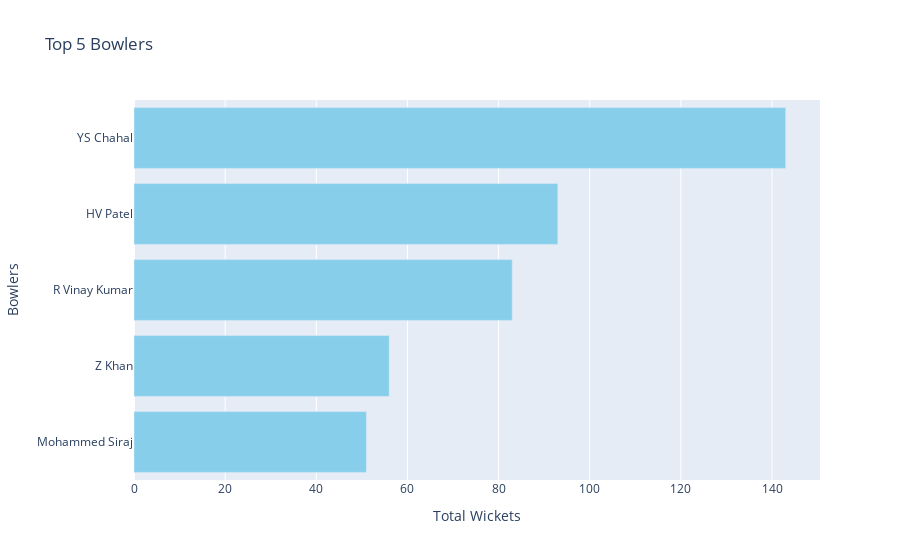

The cell this chart's notebook holds for it:
### Code cell
def top_bowlers(ball_data, match_data, team_name, season=None):
    ball_data = ball_data.merge(match_data[['ID', 'Season', 'Team1', 'Team2']], on='ID', how='left')
    ball_data['BowlingTeam'] = np.where(ball_data['BattingTeam'] != ball_data['Team1'], ball_data['Team1'], ball_data['Team2'])
    if season is not None:
        ball_data = ball_data[ball_data['Season'] == season]
    team_data = ball_data[ball_data['BowlingTeam'] == team_name]
    bowler_wickets = team_data.groupby('bowler')['isWicketDelivery'].sum().reset_index()
    bowler_wickets = bowler_wickets.sort_values(by='isWicketDelivery', ascending=False)
    top_5_bowlers = bowler_wickets.head(5)
    return top_5_bowlers

def plot_bowlers(bowlers_data):
    fig = go.Figure(go.Bar(
        x=bowlers_data['isWicketDelivery'],
        y=bowlers_data['bowler'],
        orientation='h',
        marker_color='skyblue'
    ))
    fig.update_layout(
        title='Top 5 Bowlers',
        xaxis_title='Total Wickets',
        yaxis_title='Bowlers',
        yaxis_categoryorder='total ascending'
    )
    return fig 

bowlers_data = top_bowlers(ball_data, match_data, "Royal Challengers Bangalore")
fig = plot_bowlers(bowlers_data)
fig.show()

### Figure 1 — Plotly figure (JSON) as saved in the notebook; plotly's stock layout.template omitted (floating-point values rounded to 4 significant figures)
{"data": [{"marker": {"color": "skyblue"}, "orientation": "h", "type": "bar", "x": [143, 93, 83, 56, 51], "y": ["YS Chahal", "HV Patel", "R Vinay Kumar", "Z Khan", "Mohammed Siraj"]}], "layout": {"autosize": true, "title": {"text": "Top 5 Bowlers"}, "xaxis": {"autorange": true, "range": [0, 150.5], "title": {"text": "Total Wickets"}, "type": "linear"}, "yaxis": {"autorange": true, "categoryorder": "total ascending", "range": [-0.5, 4.5], "title": {"text": "Bowlers"}, "type": "category"}}}
